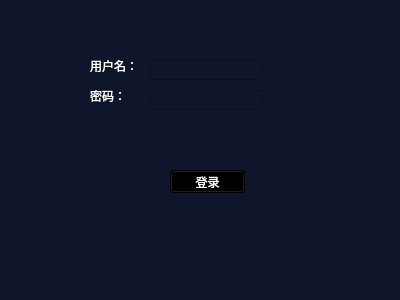
<?xml version="1.0" encoding="UTF-8"?>
<ui version="4.0">
 <class>LogDlg</class>
 <widget class="QWidget" name="LogDlg">
  <property name="geometry">
   <rect>
    <x>0</x>
    <y>0</y>
    <width>400</width>
    <height>300</height>
   </rect>
  </property>
  <property name="windowTitle">
   <string>IRProc-Log</string>
  </property>
  <property name="styleSheet">
   <string notr="true">QWidget{color: rgb(255, 255, 255);
background-color: rgb(15, 21, 42);
}
QPushButton{
background-color: rgb(0, 0, 0);
}</string>
  </property>
  <widget class="QLineEdit" name="lineEdit_user">
   <property name="geometry">
    <rect>
     <x>150</x>
     <y>60</y>
     <width>113</width>
     <height>20</height>
    </rect>
   </property>
  </widget>
  <widget class="QLabel" name="label">
   <property name="geometry">
    <rect>
     <x>90</x>
     <y>60</y>
     <width>54</width>
     <height>12</height>
    </rect>
   </property>
   <property name="text">
    <string>用户名：</string>
   </property>
  </widget>
  <widget class="QLineEdit" name="lineEdit_pw">
   <property name="geometry">
    <rect>
     <x>150</x>
     <y>90</y>
     <width>113</width>
     <height>20</height>
    </rect>
   </property>
  </widget>
  <widget class="QPushButton" name="btn_log">
   <property name="geometry">
    <rect>
     <x>170</x>
     <y>170</y>
     <width>75</width>
     <height>23</height>
    </rect>
   </property>
   <property name="styleSheet">
    <string notr="true">border-width:2px;
border-color: rgb(255, 255, 255);</string>
   </property>
   <property name="text">
    <string>登录</string>
   </property>
  </widget>
  <widget class="QLabel" name="label_2">
   <property name="geometry">
    <rect>
     <x>90</x>
     <y>90</y>
     <width>54</width>
     <height>12</height>
    </rect>
   </property>
   <property name="text">
    <string>密码：</string>
   </property>
  </widget>
 </widget>
 <layoutdefault spacing="6" margin="11"/>
 <resources/>
 <connections/>
</ui>
